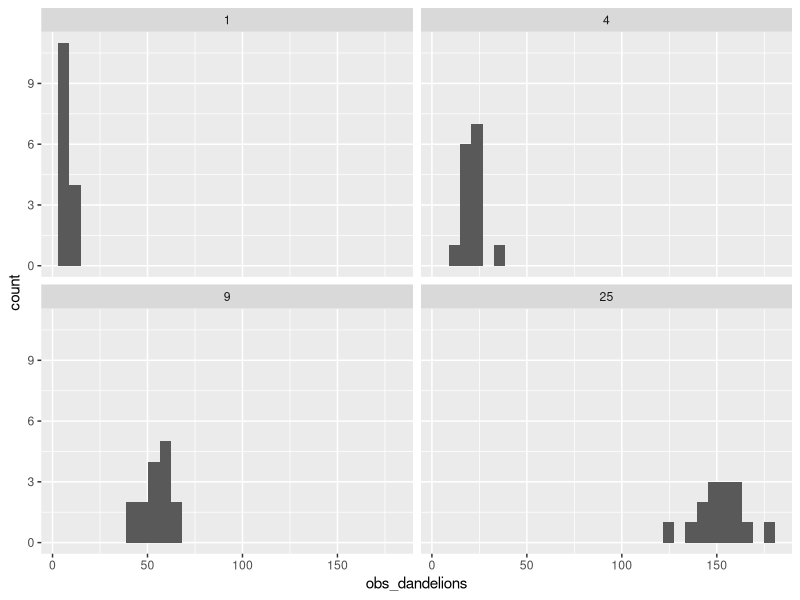

Here is the R script that generated this plot:
## ---- chunk 1
knitr::opts_chunk$set(echo = FALSE)
## ---- chunk 2
library(tidyverse)

imaginary_dandelions <- tibble(quadrat_size = rep(c(1,4, 9, 25), each = 15),
       n_per_m2 = purrr::map(quadrat_size, rpois, lambda = 6),
       obs_dandelions = map_dbl(n_per_m2, sum))

ggplot(imaginary_dandelions, aes(x = obs_dandelions)) + geom_histogram() + 
  facet_wrap(~quadrat_size)

## ---- chunk 3
dandelion_model <- glm(obs_dandelions ~ 1, family = poisson(link = "log"), data = imaginary_dandelions)
summary(dandelion_model) 

## ---- chunk 4
dandelion_model <- glm(obs_dandelions ~ 1 + offset(log(quadrat_size)),
                       family = poisson(link = "log"),
                       data = imaginary_dandelions)
summary(dandelion_model) 
## ---- chunk 5
exp(coef(dandelion_model)[[1]])
